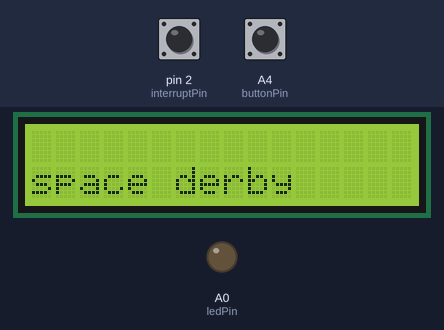
The sketch below on a simulated Arduino Uno, built with avr-gcc and run on an emulated ATmega328P. On the bench: 16×2 character LCD, output pins drawn as LEDs (lit = HIGH). Inputs (shaded band) come from the test bench; at power-on: A4 (buttonPin) HIGH, pin 2 (interruptPin) HIGH. What the sketch prints to the serial monitor is not drawn.

Above: at 1.2 s.
1.3 s: A4 (buttonPin) pulled LOW for 0.15 s
At 2.1 s:
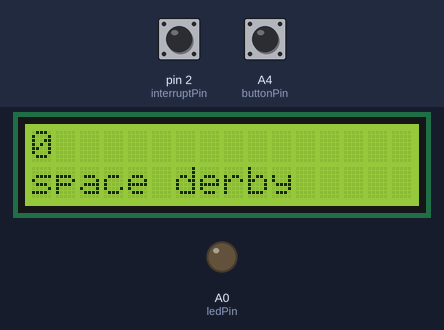
Timing chart, 0 to 4.3 s (numbered marks = the images above; inputs shaded):
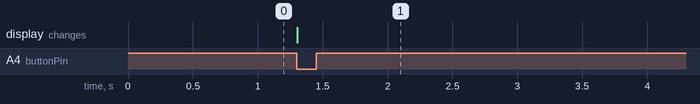

The sketch:

pete_counter.ino
```cpp
// include the library code:
#include <LiquidCrystal.h>

// initialize the library by associating any needed LCD interface pin
// with the arduino pin number it is connected to
const int rs = 12, en = 11, d4 = 7, d5 = 6, d6 = 5, d7 = 4;
LiquidCrystal lcd(rs, en, d4, d5, d6, d7);
volatile int counter = 0;
volatile bool update_display = false;
const byte interruptPin = 2;
const int buttonPin = A4;
int buttonState = LOW;

const int ledPin = A0;
int ledState = LOW;


void setup() {
  // set up the LCD's number of columns and rows:
  lcd.begin(16, 2);
  // Print a message to the LCD.
  lcd.setCursor(0, 1);

  lcd.print("space derby");
  pinMode(buttonPin, INPUT);
  digitalWrite(buttonPin,HIGH);

  pinMode(ledPin,OUTPUT);
  digitalWrite(ledPin,ledState);

  pinMode(interruptPin, INPUT_PULLUP);
  attachInterrupt(digitalPinToInterrupt(interruptPin), count, RISING);
  Serial.begin(38400);
}

void count()
{
  update_display = true;
}

float global_counter = 0;
int rotations = 0;
int last_update = 0;

void loop() {

  if(update_display)
  {
    // print the number of seconds since reset:
    if(global_counter >= 1.0)
    {

      rotations++;
      global_counter = 0.0;
      if((millis() - last_update) > 60)
      {

      lcd.setCursor(0, 0);
      lcd.print(rotations,DEC);
      last_update = millis();
      }

    }
    //Serial.println("click");
    update_display = false;
    global_counter += 1.0/19.0;
  }

   int reading = digitalRead(buttonPin);

   bool new_state = (reading != buttonState);
   //Serial.println(reading);
   if(new_state and reading == LOW)
   {
    global_counter = 0;
    rotations = 0;


    lcd.clear();
    lcd.setCursor(0,1);
    lcd.print("space derby");
    lcd.setCursor(0, 0);
    lcd.print(0,DEC);
    Serial.println("LOW");
    buttonState = reading;

   }
   else if( new_state and reading == HIGH)
   {
    Serial.println("HIGH");
    buttonState = reading;
   }

   if( global_counter >= 0.0 and global_counter < 0.5 and ledState )
   {
    ledState = LOW;
    digitalWrite(ledPin, ledState);
    //Serial.print(global_counter);
    //Serial.print( " : " );
    //Serial.println("LED ON");

   }
   if( global_counter >= 0.5 and not ledState)
   {
    ledState = HIGH;
    digitalWrite(ledPin, ledState);
    //Serial.print(global_counter);
    //Serial.print( " : " );
    //Serial.println("LED OFF");
   }


}
```

Measured:
- after the input at 1.3 s, the display: changes at once (image 1)
